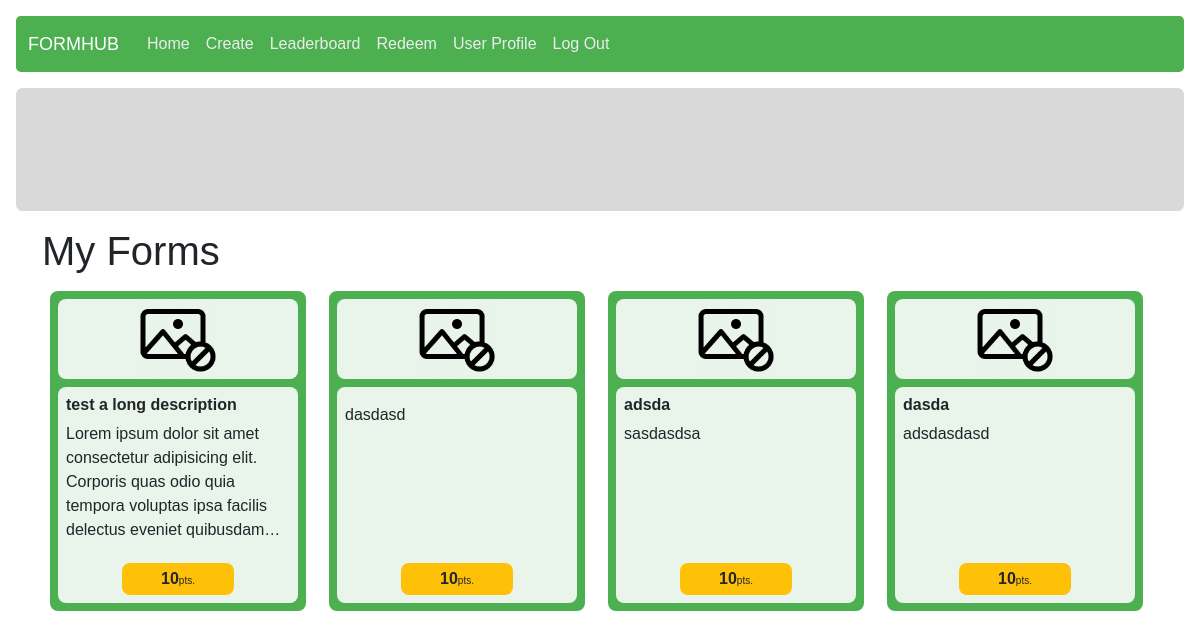
The page /manage/my-forms (signed in) on the database as committed earlier.
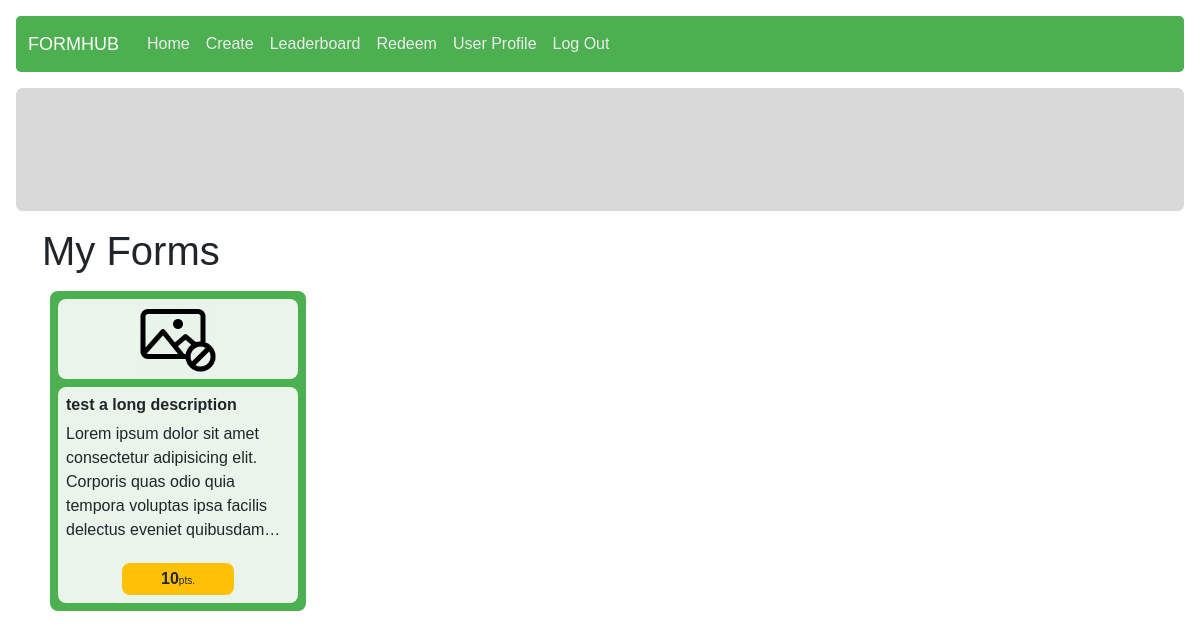
The same page on the database as committed later.
### form_management/models.py (models this page shows, shortened)
class Form(models.Model):
    owner = models.ForeignKey(User, on_delete = models.CASCADE)
    form_name = models.CharField(max_length = 125)
    description = models.CharField(max_length = 1000)
    category = models.ForeignKey(Category, on_delete = models.CASCADE, null = True)
    design = models.JSONField()
    creation_timestamp = models.DateTimeField(auto_now_add = True)
    publish_timestamp = models.DateTimeField(null = True)
    is_open = models.BooleanField(default = False)
    is_sale = models.BooleanField(default = False)
    form_point = models.ForeignKey(Point, on_delete = models.CASCADE, related_name="form_point")

class Point(models.Model):
    form_size = models.CharField(max_length = 2)
    point = models.IntegerField()
    description = models.CharField(max_length = 50, null = True)
    lower_bound = models.IntegerField()
    upper_bound = models.IntegerField()
    def __str__(self):
        return f"{self.point}"

### form_management/views.py (the view)
# urls.py: path("my-forms", views.my_forms, name="my_forms"),
@login_required
def my_forms(request):
    forms = Form.objects.filter(owner = request.user)
    return render(request, "form_management/myforms.html", {
        "title": "My Forms",
		"forms": forms
	})

### templates/form_management/myforms.html (shortened to what this page needs)
{% extends "layout.html" %}
{% load static %}
{% block extra_css %}
    <link rel="stylesheet" href="{% static 'answering/index.css' %}">
{% endblock %}
{% block body %}
<div class="container">
    <h1>{{ title }}</h1>
    <div class="all-forms d-flex flex-row flex-wrap">
        {% for form in forms %}
            <div class="form-card p-2 d-flex flex-column col-sm-6 col-md-4 col-lg-3" data-code="{{ form.id }}">
                <div class="form p-2 d-flex flex-column">
                    <div class="img-container d-flex justify-content-center">
                        <img src="{% static 'answering/imgs/no-pic.png' %}" alt="no-photo">
                    </div>
                    <div class="form-meta-data mt-2 p-2">
                        <h6 class="form-name">{{ form.form_name }}</h6>
                        <div class="description">
                            {{ form.description }}
                        </div>
                        <div class="bottom-section mt-auto p-1">
                            <span class="point">{{ form.form_point }}</span><span class="unit">pts.</span>
                        </div>
                    </div>
                </div>
            </div>
        {% empty %}
            <h3>No form</h3>
        {% endfor %}
    </div>
</div>
{% endblock %}

Rows that differ between the two databases and show on the page:
removed Form: description "dasdasd", form_point "10"
removed Form: form_name "adsda", description "sasdasdsa", form_point "10"
removed Form: form_name "dasda", description "adsdasdasd", form_point "10"
